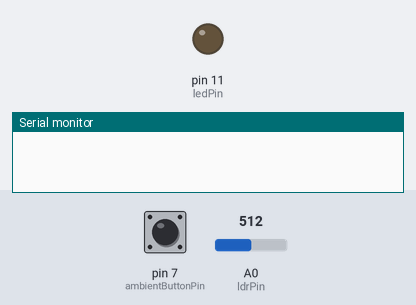
The sketch below on a simulated Arduino Uno, built with avr-gcc and run on an emulated ATmega328P. Parts: output pins drawn as LEDs (lit = HIGH), the last lines printed to the serial monitor. The test bench sets the inputs (shaded band); at power-on: pin 7 (ambientButtonPin) HIGH, A0 (ldrPin) = 512.

Above: at 1.2 s.
1.3 s: pin 7 (ambientButtonPin) pulled LOW for 0.15 s
At 2.1 s:
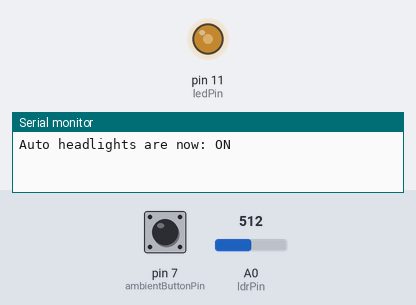
2.9 s: A0 (ldrPin) set to 716
At 3.8 s:
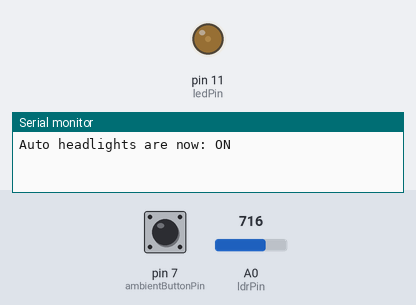
4.4 s: A0 (ldrPin) set to 306
At 5.2 s:
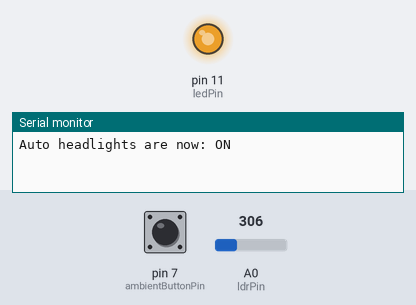
5.9 s: pin 7 (ambientButtonPin) pulled LOW for 1 s
At 6.8 s:
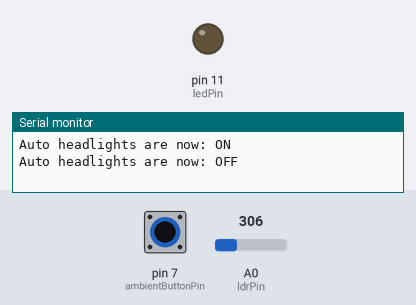
8.4 s: pin 7 (ambientButtonPin) pulled LOW for 3.2 s
At 8.9 s:
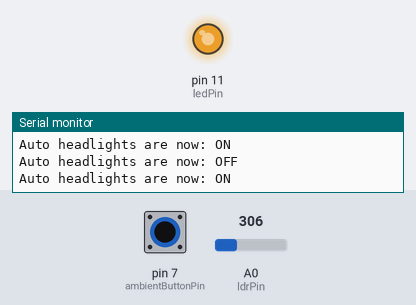
13.1 s: A0 (ldrPin) set to 511
At 14.0 s:
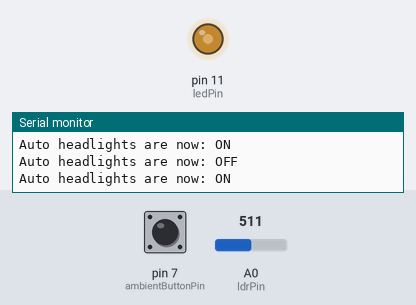
Timing chart, 0 to 15.6 s (numbered marks = the images above; inputs shaded):
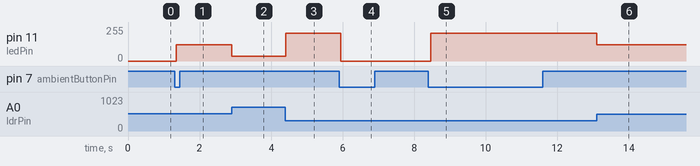

The sketch:

ldrcircuit1.ino
```cpp
const int ambientButtonPin= 7;
 const int ledPin = 11;
const int ldrPin =A0;

bool autoHeadlights = false;
  bool lastBtnState = HIGH;

void setup() {
  Serial.begin(9600);

   pinMode(ambientButtonPin, INPUT_PULLUP);
  pinMode(ledPin,OUTPUT);
}

void loop() {

  bool currentBtn = digitalRead(ambientButtonPin);

  if (currentBtn == LOW && lastBtnState == HIGH) {
    autoHeadlights = !autoHeadlights;
    Serial.print("Auto headlights are now: ");
      Serial.println(autoHeadlights ? "ON" : "OFF");
    delay(50);
  }
   lastBtnState = currentBtn;


  if(autoHeadlights) {
     int lightLevel = analogRead(ldrPin);

     int brightness= map(lightLevel, 200, 800, 255, 0);
     brightness = constrain(brightness, 0, 255);

    analogWrite(ledPin, brightness);
  } else{
     analogWrite(ledPin, 0);
  }

  delay(10);
}

/*
Here is how this little headlight setup works:

- The On/Off Switch: The pushbutton acts like a toggle switch for the system. Press it once, auto-headlights turn on. Press it again, they turn off. I added a little delay in there so it doesn't accidentally trigger a hundred times from a single press.
- Reading the Room: When the system is on, the LDR (photoresistor) constantly measures how much light is hitting it.
- Smart Dimming: Instead of just turning the LED strictly on or off, it uses a neat trick (the map function). If the room is getting kinda dim, the LED turns on a little bit. If it's pitch black, the LED blasts at full brightness.
- No Glitching out: The constrain part is just a safety net. If a super bright flashlight hits the sensor, or it gets darker than expected, it stops the LED math from glitching out and doing weird things. It forces the brightness to stay between 0 (off) and 255 (max bright).
*/
```

Measured:
- after the input at 1.3 s, pin 11 (ledPin): 0/255 → 123/255 after 0.05 s
- after the input at 2.9 s, pin 11 (ledPin): 123/255 → 36/255 at once
- after the input at 4.4 s, pin 11 (ledPin): 36/255 → 210/255 at once
- after the input at 5.9 s, pin 11 (ledPin): 210/255 → 0/255 after 0.05 s
- after the input at 8.4 s, pin 11 (ledPin): 0/255 → 210/255 after 0.06 s
- after the input at 13.1 s, pin 11 (ledPin): 210/255 → 123/255 at once
